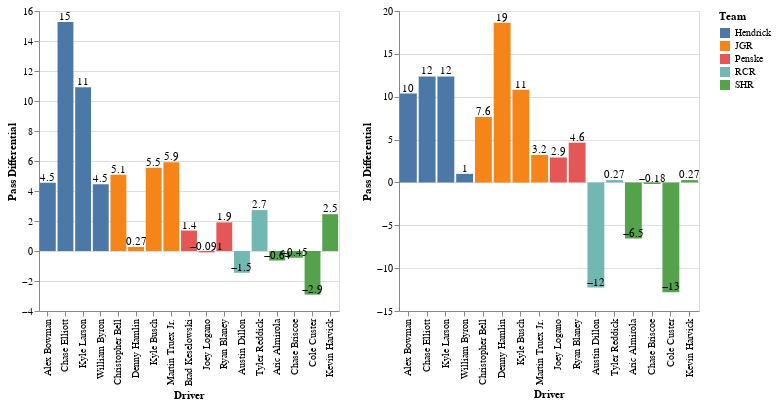

This figure's notebook cell:
### Code cell
chart21 | chart22

### Figure 1 — Vega-Lite specification as saved in the notebook (floating-point values rounded to 4 significant figures)
{"config": {"view": {"continuousWidth": 400, "continuousHeight": 300}}, "hconcat": [{"layer": [{"mark": "bar", "encoding": {"color": {"type": "nominal", "field": "Team"}, "x": {"type": "nominal", "axis": {"title": "Driver"}, "field": "Driver", "sort": ["Alex Bowman", "Chase Elliott", "Kyle Larson", "William Byron", "Christopher Bell", "Denny Hamlin", "Kyle Busch", "Martin Truex Jr.", "Brad Keselowski", "Joey Logano", "Ryan Blaney", "Austin Dillon", "Tyler Reddick", "Aric Almirola", "Chase Briscoe", "Cole Custer", "Kevin Harvick"]}, "y": {"type": "quantitative", "axis": {"format": ".2", "title": "Pass Differential"}, "field": "Pass Differential"}}}, {"mark": {"type": "text", "align": "center", "dy": -5}, "encoding": {"text": {"type": "quantitative", "field": "Pass Differential", "format": ".2"}, "x": {"type": "nominal", "axis": {"title": "Driver"}, "field": "Driver", "sort": ["Alex Bowman", "Chase Elliott", "Kyle Larson", "William Byron", "Christopher Bell", "Denny Hamlin", "Kyle Busch", "Martin Truex Jr.", "Brad Keselowski", "Joey Logano", "Ryan Blaney", "Austin Dillon", "Tyler Reddick", "Aric Almirola", "Chase Briscoe", "Cole Custer", "Kevin Harvick"]}, "y": {"type": "quantitative", "axis": {"format": ".2", "title": "Pass Differential"}, "field": "Pass Differential"}}}], "data": {"name": "data-8efee7ccd4d42c45be3f3b2a783f12f4"}, "height": 300, "width": 300}, {"layer": [{"mark": "bar", "encoding": {"color": {"type": "nominal", "field": "Team"}, "x": {"type": "nominal", "axis": {"title": "Driver"}, "field": "Driver", "sort": ["Alex Bowman", "Chase Elliott", "Kyle Larson", "William Byron", "Christopher Bell", "Denny Hamlin", "Kyle Busch", "Martin Truex Jr.", "Brad Keselowski", "Joey Logano", "Ryan Blaney", "Austin Dillon", "Tyler Reddick", "Aric Almirola", "Chase Briscoe", "Cole Custer", "Kevin Harvick"]}, "y": {"type": "quantitative", "axis": {"format": ".2", "title": "Pass Differential"}, "field": "Pass Differential"}}}, {"mark": {"type": "text", "align": "center", "dy": -5}, "encoding": {"text": {"type": "quantitative", "field": "Pass Differential", "format": ".2"}, "x": {"type": "nominal", "axis": {"title": "Driver"}, "field": "Driver", "sort": ["Alex Bowman", "Chase Elliott", "Kyle Larson", "William Byron", "Christopher Bell", "Denny Hamlin", "Kyle Busch", "Martin Truex Jr.", "Brad Keselowski", "Joey Logano", "Ryan Blaney", "Austin Dillon", "Tyler Reddick", "Aric Almirola", "Chase Briscoe", "Cole Custer", "Kevin Harvick"]}, "y": {"type": "quantitative", "axis": {"format": ".2", "title": "Pass Differential"}, "field": "Pass Differential"}}}], "data": {"name": "data-02b27fffec05dea02b3f9f022183ea2b"}, "height": 300, "width": 300}], "$schema": "https://vega.github.io/schema/vega-lite/v4.8.1.json", "datasets": {"data-8efee7ccd4d42c45be3f3b2a783f12f4": [{"Season": 2021, "Team": "Hendrick", "Driver": "Alex Bowman", "Pass Differential": 4.545}, {"Season": 2021, "Team": "Hendrick", "Driver": "Chase Elliott", "Pass Differential": 15.27}, {"Season": 2021, "Team": "Hendrick", "Driver": "Kyle Larson", "Pass Differential": 10.91}, {"Season": 2021, "Team": "Hendrick", "Driver": "William Byron", "Pass Differential": 4.455}, {"Season": 2021, "Team": "JGR", "Driver": "Christopher Bell", "Pass Differential": 5.091}, {"Season": 2021, "Team": "JGR", "Driver": "Denny Hamlin", "Pass Differential": 0.2727}, {"Season": 2021, "Team": "JGR", "Driver": "Kyle Busch", "Pass Differential": 5.545}, {"Season": 2021, "Team": "JGR", "Driver": "Martin Truex Jr.", "Pass Differential": 5.909}, {"Season": 2021, "Team": "Penske", "Driver": "Brad Keselowski", "Pass Differential": 1.364}, {"Season": 2021, "Team": "Penske", "Driver": "Joey Logano", "Pass Differential": -0.09091}, {"Season": 2021, "Team": "Penske", "Driver": "Ryan Blaney", "Pass Differential": 1.909}, {"Season": 2021, "Team": "RCR", "Driver": "Austin Dillon", "Pass Differential": -1.455}, {"Season": 2021, "Team": "RCR", "Driver": "Tyler Reddick", "Pass Differential": 2.727}, {"Season": 2021, "Team": "SHR", "Driver": "Aric Almirola", "Pass Differential": -0.6364}, {"Season": 2021, "Team": "SHR", "Driver": "Chase Briscoe", "Pass Differential": -0.4545}, {"Season": 2021, "Team": "SHR", "Driver": "Cole Custer", "Pass Differential": -2.909}, {"Season": 2021, "Team": "SHR", "Driver": "Kevin Harvick", "Pass Differential": 2.455}], "data-02b27fffec05dea02b3f9f022183ea2b": [{"Season": 2022, "Team": "Hendrick", "Driver": "Alex Bowman", "Pass Differential": 10.36}, {"Season": 2022, "Team": "Hendrick", "Driver": "Chase Elliott", "Pass Differential": 12.36}, {"Season": 2022, "Team": "Hendrick", "Driver": "Kyle Larson", "Pass Differential": 12.36}, {"Season": 2022, "Team": "Hendrick", "Driver": "William Byron", "Pass Differential": 1.0}, {"Season": 2022, "Team": "JGR", "Driver": "Christopher Bell", "Pass Differential": 7.636}, {"Season": 2022, "Team": "JGR", "Driver": "Denny Hamlin", "Pass Differential": 18.64}, {"Season": 2022, "Team": "JGR", "Driver": "Kyle Busch", "Pass Differential": 10.82}, {"Season": 2022, "Team": "JGR", "Driver": "Martin Truex Jr.", "Pass Differential": 3.2}, {"Season": 2022, "Team": "Penske", "Driver": "Joey Logano", "Pass Differential": 2.909}, {"Season": 2022, "Team": "Penske", "Driver": "Ryan Blaney", "Pass Differential": 4.636}, {"Season": 2022, "Team": "RCR", "Driver": "Austin Dillon", "Pass Differential": -12.27}, {"Season": 2022, "Team": "RCR", "Driver": "Tyler Reddick", "Pass Differential": 0.2727}, {"Season": 2022, "Team": "SHR", "Driver": "Aric Almirola", "Pass Differential": -6.545}, {"Season": 2022, "Team": "SHR", "Driver": "Chase Briscoe", "Pass Differential": -0.1818}, {"Season": 2022, "Team": "SHR", "Driver": "Cole Custer", "Pass Differential": -12.82}, {"Season": 2022, "Team": "SHR", "Driver": "Kevin Harvick", "Pass Differential": 0.2727}]}}
